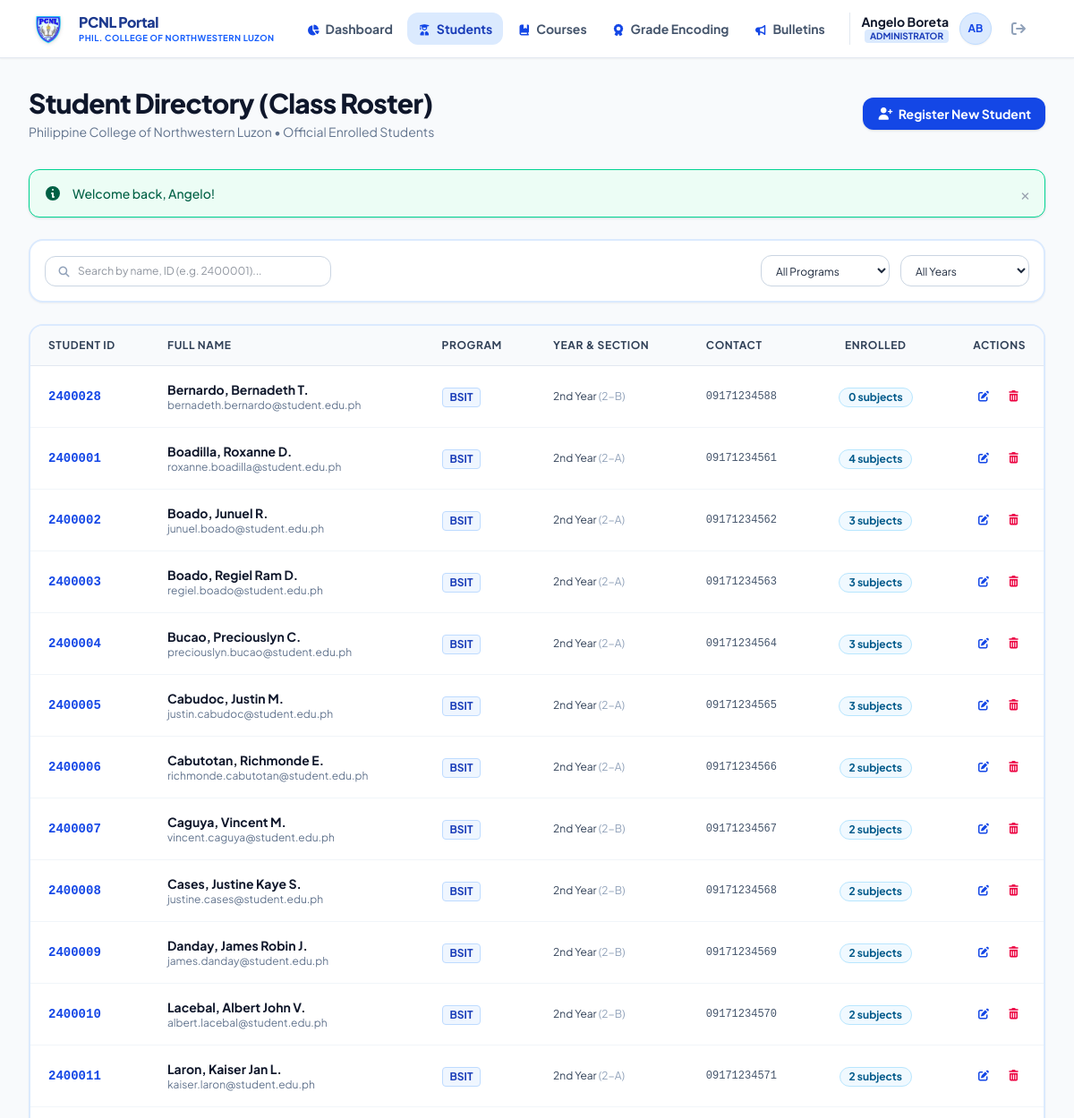
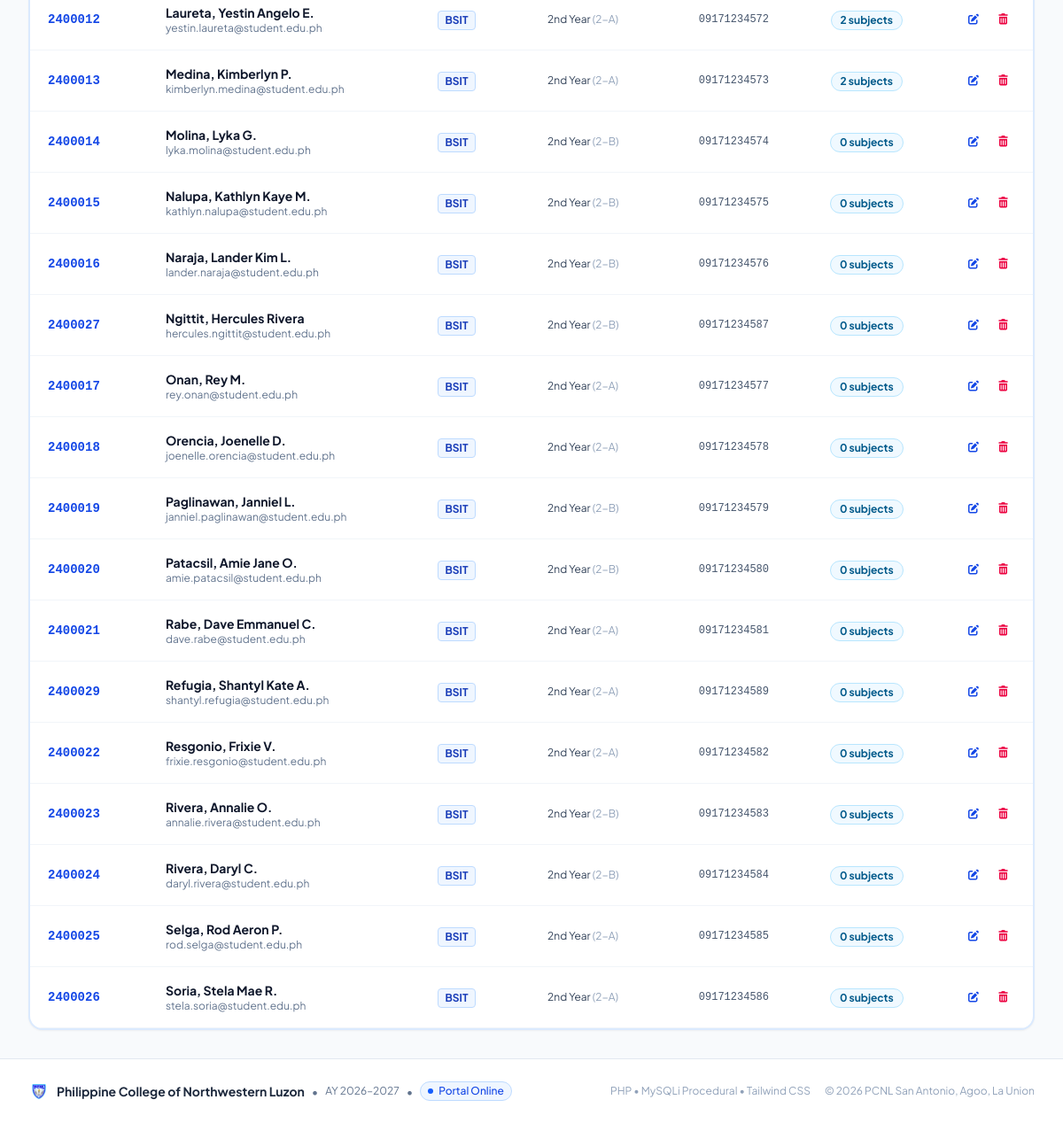
The app's page /admin/students.php (signed in) with its own data (2 pictures, top to bottom).
### tables this page shows
CREATE TABLE `users` (
  `id` INT AUTO_INCREMENT PRIMARY KEY,
  `student_id_number` VARCHAR(30) UNIQUE NULL,
  `first_name` VARCHAR(50) NOT NULL,
  `middle_name` VARCHAR(50) NULL,
  `last_name` VARCHAR(50) NOT NULL,
  `email` VARCHAR(100) UNIQUE NOT NULL,
  `password` VARCHAR(255) NOT NULL,
  `role` ENUM('admin', 'faculty', 'student') NOT NULL DEFAULT 'student',
  `course` ENUM('BSIT', 'BEE', 'BSE', 'BSBA', 'BSA', 'BSCRIM', 'BSCE') NULL,
  `year_level` ENUM('1st Year', '2nd Year', '3rd Year', '4th Year') NULL,
  `section` VARCHAR(20) NULL,
  `contact_number` VARCHAR(25) NULL,
  `profile_photo` VARCHAR(255) NULL,
  `status` ENUM('Active', 'Inactive') DEFAULT 'Active',
  `created_at` DATETIME DEFAULT CURRENT_TIMESTAMP,
  `updated_at` DATETIME DEFAULT CURRENT_TIMESTAMP ON UPDATE CURRENT_TIMESTAMP
);

### admin/students.php (the view, shortened to what this page needs)
<?php
require_once __DIR__ . '/../config/helper.php';
require_once __DIR__ . '/../includes/auth.php';
$students = array();
$query = "
    SELECT u.*,
    (SELECT COUNT(*) FROM enrollments e WHERE e.student_id = u.id AND e.status = 'Enrolled') as enrolled_subjects
    FROM users u
    WHERE u.role = 'student'
    ORDER BY u.last_name ASC, u.first_name ASC
";
$result = mysqli_query($conn, $query);
while ($row = mysqli_fetch_assoc($result)) {
    $students[] = $row;
}
require_once __DIR__ . '/../includes/header.php';
require_once __DIR__ . '/../includes/navbar.php';
?>
<div class="max-w-7xl mx-auto px-4 sm:px-6 lg:px-8 py-8 w-full flex-1">
    <div class="mb-8 flex flex-col md:flex-row md:items-center md:justify-between gap-4">
        <div>
            <h1 class="text-2xl sm:text-3xl font-black text-slate-900 tracking-tight">Student Directory (Class Roster)</h1>
            <p class="mt-1 text-xs sm:text-sm text-slate-500">Philippine College of Northwestern Luzon &bull; Official Enrolled Students</p>
        </div>
        <button onclick="openModal('addStudentModal')" class="inline-flex items-center px-4 py-2 rounded-xl text-xs sm:text-sm font-bold bg-blue-700 hover:bg-blue-800 text-white shadow-sm transition">
            <i class="fa-solid fa-user-plus mr-1.5"></i>Register New Student
        </button>
    </div>
    <div class="bg-white p-4 rounded-2xl border-2 border-blue-100 shadow-xs mb-6 flex flex-col sm:flex-row items-center justify-between gap-4">
        <div class="relative w-full sm:w-80">
            <i class="fa-solid fa-magnifying-glass absolute left-3.5 top-3 text-slate-400 text-xs"></i>
            <input type="text" id="student-search-input" placeholder="Search by name, ID (e.g. 2400001)..."
                   class="w-full pl-9 pr-3.5 py-2 text-xs rounded-xl border border-slate-300 focus:outline-none focus:ring-2 focus:ring-blue-600">
        </div>
        <div class="flex items-center space-x-3 w-full sm:w-auto">
            <select id="student-course-filter" class="w-full sm:w-36 px-3 py-2 text-xs rounded-xl border border-slate-300 bg-white focus:outline-none focus:ring-2 focus:ring-blue-600">
                <option value="All">All Programs</option>
            </select>
            <select id="student-year-filter" class="w-full sm:w-36 px-3 py-2 text-xs rounded-xl border border-slate-300 bg-white focus:outline-none focus:ring-2 focus:ring-blue-600">
                <option value="All">All Years</option>
            </select>
        </div>
    </div>
    <div class="bg-white rounded-2xl border-2 border-blue-100 shadow-xs overflow-hidden">
        <div class="overflow-x-auto">
            <table class="w-full text-left text-xs sm:text-sm">
                <thead class="bg-slate-50 text-slate-700 text-xs uppercase tracking-wider border-b border-slate-200">
                    <tr>
                        <th class="px-5 py-3.5 font-bold">Student ID</th>
                        <th class="px-5 py-3.5 font-bold">Full Name</th>
                        <th class="px-5 py-3.5 font-bold">Program</th>
                        <th class="px-5 py-3.5 font-bold">Year & Section</th>
                        <th class="px-5 py-3.5 font-bold">Contact</th>
                        <th class="px-5 py-3.5 font-bold text-center">Enrolled</th>
                        <th class="px-5 py-3.5 font-bold text-right">Actions</th>
                    </tr>
                </thead>
                <tbody class="divide-y divide-slate-100" id="students-table-body">
                    <?php if (empty($students)): ?>
                        <tr>
                            <td colspan="7" class="px-6 py-12 text-center text-slate-400">No students registered yet.</td>
                        </tr>
                    <?php else: ?>
                        <?php foreach ($students as $s): ?>
                            <?php $fullName = $s['last_name'] . ', ' . $s['first_name'] . ($s['middle_name'] ? ' ' . $s['middle_name'] : ''); ?>
                            <tr class="hover:bg-blue-50/30 transition border-b border-slate-100">
                                <td class="px-5 py-4 font-mono font-bold text-blue-700"><?= sanitize($s['student_id_number']) ?></td>
                                <td class="px-5 py-4">
                                    <div class="font-bold text-slate-900"><?= sanitize($fullName) ?></div>
                                    <div class="text-xs text-slate-500"><?= sanitize($s['email']) ?></div>
                                </td>
                                <td class="px-5 py-4">
                                    <span class="inline-flex items-center px-2 py-0.5 rounded text-xs font-bold bg-blue-50 text-blue-800 border border-blue-200"><?= sanitize($s['course'] ? $s['course'] : 'BSIT') ?></span>
                                </td>
                                <td class="px-5 py-4 text-slate-700 text-xs">
                                    <?= sanitize($s['year_level'] ? $s['year_level'] : '2nd Year') ?> <span class="text-slate-400">(<?= sanitize($s['section'] ? $s['section'] : '2-A') ?>)</span>
                                </td>
                                <td class="px-5 py-4 text-xs font-mono text-slate-600"><?= sanitize($s['contact_number'] ? $s['contact_number'] : 'None') ?></td>
                                <td class="px-5 py-4 text-center">
                                    <span class="inline-flex items-center px-2.5 py-0.5 rounded-full text-xs font-bold bg-sky-50 text-sky-800 border border-sky-200">
                                        <?= $s['enrolled_subjects'] ?> subjects
                                    </span>
                                </td>
                                <td class="px-5 py-4 text-right space-x-1">
                                    <button onclick='editStudentModal(<?= json_encode($s) ?>)' class="text-blue-700 hover:text-blue-900 text-xs font-semibold p-1.5 rounded hover:bg-blue-50" title="Edit Student">
                                        <i class="fa-solid fa-pen-to-square"></i>
                                    </button>
                                    <form method="POST" action="<?= base_url('admin/students.php') ?>" class="inline" onsubmit="return confirm('Are you sure you want to delete student <?= addslashes($fullName) ?>? All grades and enrollments will also be removed.')">
                                        <button type="submit" class="text-rose-600 hover:text-rose-900 text-xs font-semibold p-1.5 rounded hover:bg-rose-50" title="Delete Student">
                                            <i class="fa-solid fa-trash-can"></i>
                                        </button>
                                    </form>
                                </td>
                            </tr>
                        <?php endforeach; ?>
                    <?php endif; ?>
                </tbody>
            </table>
        </div>
    </div>
</div>
<?php require_once __DIR__ . '/../includes/footer.php'; ?>

### assets/css/custom.css (style rules this page uses)
body { font-family: 'Plus Jakarta Sans', system-ui, -apple-system, BlinkMacSystemFont, "Segoe UI", Roboto, sans-serif; min-height: 100vh; }

### records on screen
users: student_id_number "2400028", fullName "Bernardo, Bernadeth T.", email "bernadeth.bernardo@student.edu.ph", course "BSIT", year_level "2nd Year", section "2-B", contact_number "09171234588", enrolled_subjects "0"
users: student_id_number "2400001", fullName "Boadilla, Roxanne D.", email "roxanne.boadilla@student.edu.ph", course "BSIT", year_level "2nd Year", section "2-A", contact_number "09171234561", enrolled_subjects "4"
users: student_id_number "2400002", fullName "Boado, Junuel R.", email "junuel.boado@student.edu.ph", course "BSIT", year_level "2nd Year", section "2-A", contact_number "09171234562", enrolled_subjects "3"
users: student_id_number "2400003", fullName "Boado, Regiel Ram D.", email "regiel.boado@student.edu.ph", course "BSIT", year_level "2nd Year", section "2-A", contact_number "09171234563", enrolled_subjects "3"
users: student_id_number "2400004", fullName "Bucao, Preciouslyn C.", email "preciouslyn.bucao@student.edu.ph", course "BSIT", year_level "2nd Year", section "2-A", contact_number "09171234564", enrolled_subjects "3"
users: student_id_number "2400005", fullName "Cabudoc, Justin M.", email "justin.cabudoc@student.edu.ph", course "BSIT", year_level "2nd Year", section "2-A", contact_number "09171234565", enrolled_subjects "3"
users: student_id_number "2400006", fullName "Cabutotan, Richmonde E.", email "richmonde.cabutotan@student.edu.ph", course "BSIT", year_level "2nd Year", section "2-A", contact_number "09171234566", enrolled_subjects "2"
users: student_id_number "2400007", fullName "Caguya, Vincent M.", email "vincent.caguya@student.edu.ph", course "BSIT", year_level "2nd Year", section "2-B", contact_number "09171234567", enrolled_subjects "2"
users: student_id_number "2400008", fullName "Cases, Justine Kaye S.", email "justine.cases@student.edu.ph", course "BSIT", year_level "2nd Year", section "2-B", contact_number "09171234568", enrolled_subjects "2"
users: student_id_number "2400009", fullName "Danday, James Robin J.", email "james.danday@student.edu.ph", course "BSIT", year_level "2nd Year", section "2-B", contact_number "09171234569", enrolled_subjects "2"
users: student_id_number "2400010", fullName "Lacebal, Albert John V.", email "albert.lacebal@student.edu.ph", course "BSIT", year_level "2nd Year", section "2-B", contact_number "09171234570", enrolled_subjects "2"
users: student_id_number "2400011", fullName "Laron, Kaiser Jan L.", email "kaiser.laron@student.edu.ph", course "BSIT", year_level "2nd Year", section "2-A", contact_number "09171234571", enrolled_subjects "2"
users: student_id_number "2400012", fullName "Laureta, Yestin Angelo E.", email "yestin.laureta@student.edu.ph", course "BSIT", year_level "2nd Year", section "2-A", contact_number "09171234572", enrolled_subjects "2"
users: student_id_number "2400013", fullName "Medina, Kimberlyn P.", email "kimberlyn.medina@student.edu.ph", course "BSIT", year_level "2nd Year", section "2-A", contact_number "09171234573", enrolled_subjects "2"
users: student_id_number "2400014", fullName "Molina, Lyka G.", email "lyka.molina@student.edu.ph", course "BSIT", year_level "2nd Year", section "2-B", contact_number "09171234574", enrolled_subjects "0"
users: student_id_number "2400015", fullName "Nalupa, Kathlyn Kaye M.", email "kathlyn.nalupa@student.edu.ph", course "BSIT", year_level "2nd Year", section "2-B", contact_number "09171234575", enrolled_subjects "0"
users: student_id_number "2400016", fullName "Naraja, Lander Kim L.", email "lander.naraja@student.edu.ph", course "BSIT", year_level "2nd Year", section "2-B", contact_number "09171234576", enrolled_subjects "0"
users: student_id_number "2400027", fullName "Ngittit, Hercules Rivera", email "hercules.ngittit@student.edu.ph", course "BSIT", year_level "2nd Year", section "2-B", contact_number "09171234587", enrolled_subjects "0"
users: student_id_number "2400017", fullName "Onan, Rey M.", email "rey.onan@student.edu.ph", course "BSIT", year_level "2nd Year", section "2-A", contact_number "09171234577", enrolled_subjects "0"
users: student_id_number "2400018", fullName "Orencia, Joenelle D.", email "joenelle.orencia@student.edu.ph", course "BSIT", year_level "2nd Year", section "2-A", contact_number "09171234578", enrolled_subjects "0"
users: student_id_number "2400019", fullName "Paglinawan, Janniel L.", email "janniel.paglinawan@student.edu.ph", course "BSIT", year_level "2nd Year", section "2-B", contact_number "09171234579", enrolled_subjects "0"
users: student_id_number "2400020", fullName "Patacsil, Amie Jane O.", email "amie.patacsil@student.edu.ph", course "BSIT", year_level "2nd Year", section "2-B", contact_number "09171234580", enrolled_subjects "0"
users: student_id_number "2400021", fullName "Rabe, Dave Emmanuel C.", email "dave.rabe@student.edu.ph", course "BSIT", year_level "2nd Year", section "2-A", contact_number "09171234581", enrolled_subjects "0"
users: student_id_number "2400029", fullName "Refugia, Shantyl Kate A.", email "shantyl.refugia@student.edu.ph", course "BSIT", year_level "2nd Year", section "2-A", contact_number "09171234589", enrolled_subjects "0"
users: student_id_number "2400022", fullName "Resgonio, Frixie V.", email "frixie.resgonio@student.edu.ph", course "BSIT", year_level "2nd Year", section "2-A", contact_number "09171234582", enrolled_subjects "0"
users: student_id_number "2400023", fullName "Rivera, Annalie O.", email "annalie.rivera@student.edu.ph", course "BSIT", year_level "2nd Year", section "2-B", contact_number "09171234583", enrolled_subjects "0"
users: student_id_number "2400024", fullName "Rivera, Daryl C.", email "daryl.rivera@student.edu.ph", course "BSIT", year_level "2nd Year", section "2-B", contact_number "09171234584", enrolled_subjects "0"
users: student_id_number "2400025", fullName "Selga, Rod Aeron P.", email "rod.selga@student.edu.ph", course "BSIT", year_level "2nd Year", section "2-A", contact_number "09171234585", enrolled_subjects "0"
users: student_id_number "2400026", fullName "Soria, Stela Mae R.", email "stela.soria@student.edu.ph", course "BSIT", year_level "2nd Year", section "2-A", contact_number "09171234586", enrolled_subjects "0"

### other values on screen
$currentUser['name'] "Angelo Boreta"
$flash['message'] "Welcome back, Angelo!"
